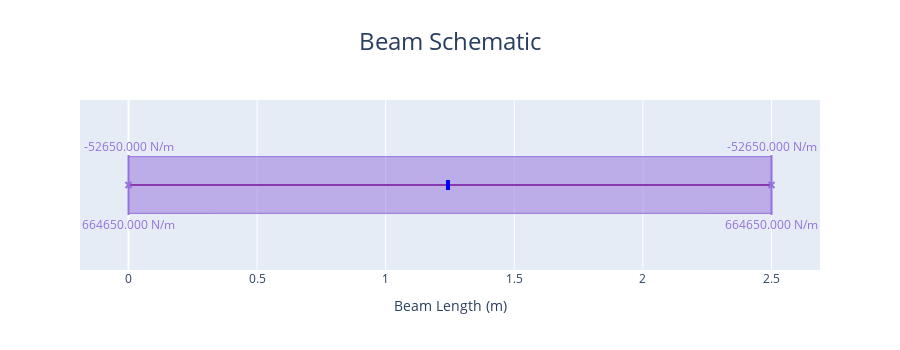

This figure's notebook cell:
### Markdown cell above
#### Plot the foundation loading diagram in x direction

### Code cell
fdn_design.plot_foundation_loading_X()
#This shows the loadings that the foundation is subjected to

### Figure 1 — Plotly figure (JSON) as saved in the notebook; plotly's stock layout.template omitted (floating-point values rounded to 4 significant figures; data arrays with more than 128 entries replaced by an {"elided": "..."} marker saying what was removed)
{"data": [{"hoverinfo": "skip", "hovertemplate": "%{x} %{meta[0]}", "line": {"color": "purple", "width": 2}, "meta": ["m"], "mode": "lines", "name": "Beam_", "type": "scatter", "x": [0, 2.5], "y": [0, 0]}, {"hoverinfo": "skip", "hovertemplate": "x: %{x:.3f} %{meta[1]}<br>Fixed: %{meta[0]}", "marker": {"color": "blue", "size": 10, "symbol": "triangle-up"}, "meta": ["[1, 1, 1]", "m"], "mode": "markers", "name": "Support", "opacity": 0, "showlegend": false, "type": "scatter", "x": [1.25], "y": [0]}, {"fill": "tozeroy", "hoverinfo": "skip", "hovertemplate": "", "line": {"color": "mediumpurple", "width": 1}, "mode": "lines", "name": "Distributed<br>Load", "type": "scatter", "x": {"elided": "251 float values"}, "y": {"elided": "251 int values"}}, {"hoverinfo": "skip", "hovertemplate": "x: %{meta[0]:.3f} %{meta[3]}<br>Force: %{meta[1]:.3f} %{meta[4]}        <br>Angle: %{meta[2]:.3f} deg", "marker": {"color": "mediumpurple", "size": 10, "symbol": "triangle-up"}, "meta": [0, 664650, 90, "m", "N/m"], "mode": "markers", "name": "Distributed<br>Load", "opacity": 0, "showlegend": false, "type": "scatter", "x": [0], "y": [0]}, {"hoverinfo": "skip", "hovertemplate": "x: %{meta[0]:.3f} %{meta[3]}<br>Force: %{meta[1]:.3f} %{meta[4]}        <br>Angle: %{meta[2]:.3f} deg", "marker": {"color": "mediumpurple", "size": 10, "symbol": "triangle-up"}, "meta": [2.5, 664650, 90, "m", "N/m"], "mode": "markers", "name": "Distributed<br>Load", "opacity": 0, "showlegend": false, "type": "scatter", "x": [2.5], "y": [0]}, {"fill": "tozeroy", "hoverinfo": "skip", "hovertemplate": "", "line": {"color": "mediumpurple", "width": 1}, "mode": "lines", "name": "Distributed<br>Load", "type": "scatter", "x": {"elided": "251 float values"}, "y": {"elided": "251 int values"}}, {"hoverinfo": "skip", "hovertemplate": "x: %{meta[0]:.3f} %{meta[3]}<br>Force: %{meta[1]:.3f} %{meta[4]}        <br>Angle: %{meta[2]:.3f} deg", "marker": {"color": "mediumpurple", "size": 10, "symbol": "triangle-up"}, "meta": [0, -52650, 90, "m", "N/m"], "mode": "markers", "name": "Distributed<br>Load", "opacity": 0, "showlegend": false, "type": "scatter", "x": [0], "y": [0]}, {"hoverinfo": "skip", "hovertemplate": "x: %{meta[0]:.3f} %{meta[3]}<br>Force: %{meta[1]:.3f} %{meta[4]}        <br>Angle: %{meta[2]:.3f} deg", "marker": {"color": "mediumpurple", "size": 10, "symbol": "triangle-up"}, "meta": [2.5, -52650, 90, "m", "N/m"], "mode": "markers", "name": "Distributed<br>Load", "opacity": 0, "showlegend": false, "type": "scatter", "x": [2.5], "y": [0]}], "layout": {"annotations": [{"font": {"color": "mediumpurple"}, "showarrow": false, "text": "664650.000 N/m", "x": 0, "xref": "x", "xshift": 0, "y": 0, "yref": "y", "yshift": -39}, {"font": {"color": "mediumpurple"}, "showarrow": false, "text": "664650.000 N/m", "x": 2.5, "xref": "x", "xshift": 0, "y": 0, "yref": "y", "yshift": -39}, {"font": {"color": "mediumpurple"}, "showarrow": false, "text": "-52650.000 N/m", "x": 0, "xref": "x", "xshift": 0, "y": 0, "yref": "y", "yshift": 39}, {"font": {"color": "mediumpurple"}, "showarrow": false, "text": "-52650.000 N/m", "x": 2.5, "xref": "x", "xshift": 0, "y": 0, "yref": "y", "yshift": 39}], "height": 350, "hovermode": "x", "shapes": [{"fillcolor": "blue", "line": {"color": "blue", "width": 4}, "type": "rect", "x0": -2, "x1": -2, "xanchor": 1.25, "xref": "x", "xsizemode": "pixel", "y0": -5, "y1": 5, "yanchor": 0, "yref": "y", "ysizemode": "pixel"}, {"line": {"color": "mediumpurple", "width": 2}, "type": "line", "x0": 0, "x1": 3, "xanchor": 0, "xref": "x", "xsizemode": "pixel", "y0": 0, "y1": -3, "yanchor": 0, "yref": "y", "ysizemode": "pixel"}, {"line": {"color": "mediumpurple", "width": 2}, "type": "line", "x0": 0, "x1": -3, "xanchor": 0, "xref": "x", "xsizemode": "pixel", "y0": 0, "y1": -3, "yanchor": 0, "yref": "y", "ysizemode": "pixel"}, {"line": {"color": "mediumpurple", "width": 2}, "type": "line", "x0": 0, "x1": 0, "xanchor": 0, "xref": "x", "xsizemode": "pixel", "y0": 0, "y1": -30, "yanchor": 0, "yref": "y", "ysizemode": "pixel"}, {"line": {"color": "mediumpurple", "width": 2}, "type": "line", "x0": 0, "x1": 3, "xanchor": 2.5, "xref": "x", "xsizemode": "pixel", "y0": 0, "y1": -3, "yanchor": 0, "yref": "y", "ysizemode": "pixel"}, {"line": {"color": "mediumpurple", "width": 2}, "type": "line", "x0": 0, "x1": -3, "xanchor": 2.5, "xref": "x", "xsizemode": "pixel", "y0": 0, "y1": -3, "yanchor": 0, "yref": "y", "ysizemode": "pixel"}, {"line": {"color": "mediumpurple", "width": 2}, "type": "line", "x0": 0, "x1": 0, "xanchor": 2.5, "xref": "x", "xsizemode": "pixel", "y0": 0, "y1": -30, "yanchor": 0, "yref": "y", "ysizemode": "pixel"}, {"line": {"color": "mediumpurple", "width": 2}, "type": "line", "x0": 0, "x1": -3, "xanchor": 0, "xref": "x", "xsizemode": "pixel", "y0": 0, "y1": 3, "yanchor": 0, "yref": "y", "ysizemode": "pixel"}, {"line": {"color": "mediumpurple", "width": 2}, "type": "line", "x0": 0, "x1": 3, "xanchor": 0, "xref": "x", "xsizemode": "pixel", "y0": 0, "y1": 3, "yanchor": 0, "yref": "y", "ysizemode": "pixel"}, {"line": {"color": "mediumpurple", "width": 2}, "type": "line", "x0": 0, "x1": 0, "xanchor": 0, "xref": "x", "xsizemode": "pixel", "y0": 0, "y1": 30, "yanchor": 0, "yref": "y", "ysizemode": "pixel"}, {"line": {"color": "mediumpurple", "width": 2}, "type": "line", "x0": 0, "x1": -3, "xanchor": 2.5, "xref": "x", "xsizemode": "pixel", "y0": 0, "y1": 3, "yanchor": 0, "yref": "y", "ysizemode": "pixel"}, {"line": {"color": "mediumpurple", "width": 2}, "type": "line", "x0": 0, "x1": 3, "xanchor": 2.5, "xref": "x", "xsizemode": "pixel", "y0": 0, "y1": 3, "yanchor": 0, "yref": "y", "ysizemode": "pixel"}, {"line": {"color": "mediumpurple", "width": 2}, "type": "line", "x0": 0, "x1": 0, "xanchor": 2.5, "xref": "x", "xsizemode": "pixel", "y0": 0, "y1": 30, "yanchor": 0, "yref": "y", "ysizemode": "pixel"}], "showlegend": false, "title": {"font": {"size": 24}, "text": "Beam Schematic", "x": 0.5}, "xaxis": {"title": {"text": "Beam Length (m)"}}, "yaxis": {"fixedrange": true, "range": [-3, 3], "visible": false}}}
